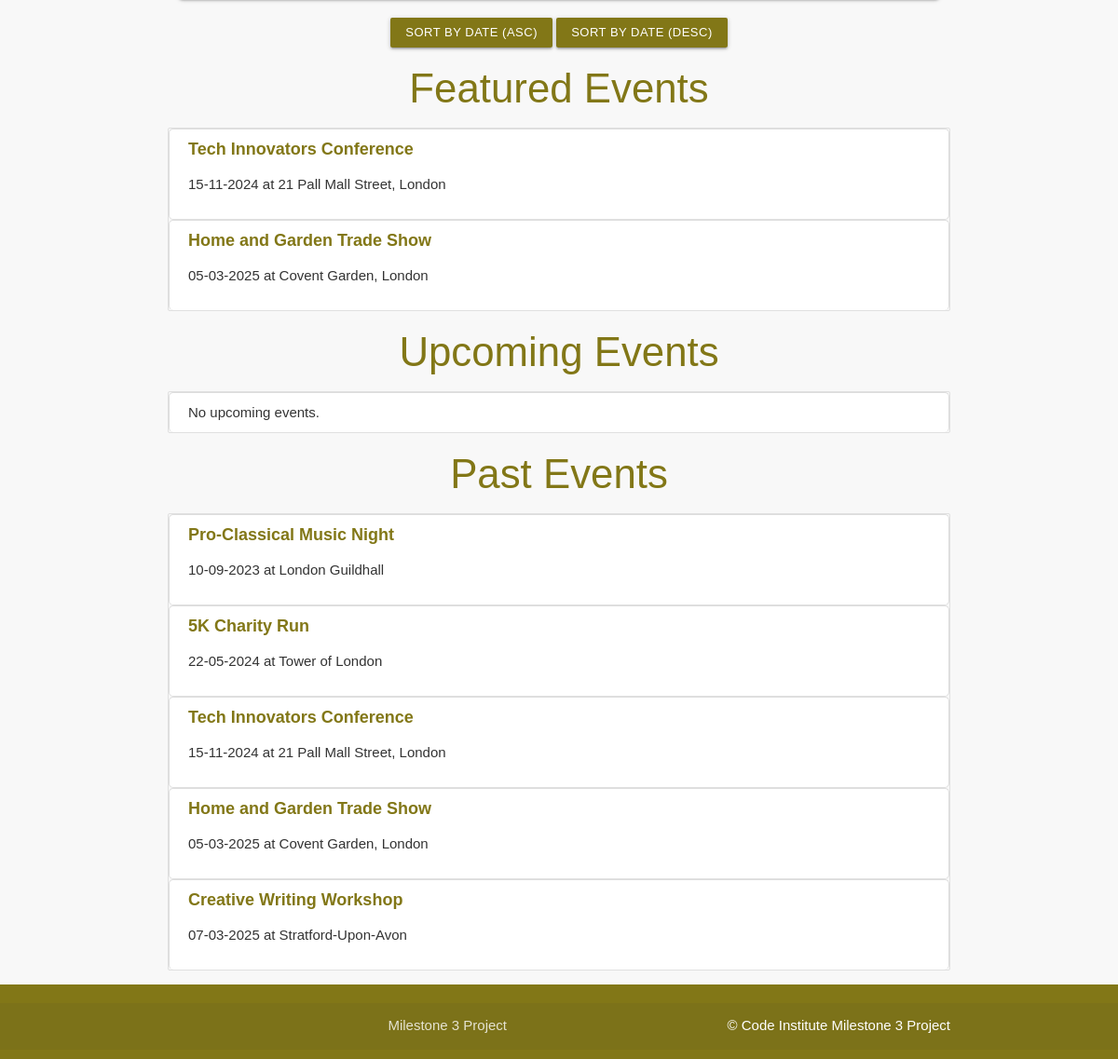
Before: / (lower part) with the older database file.
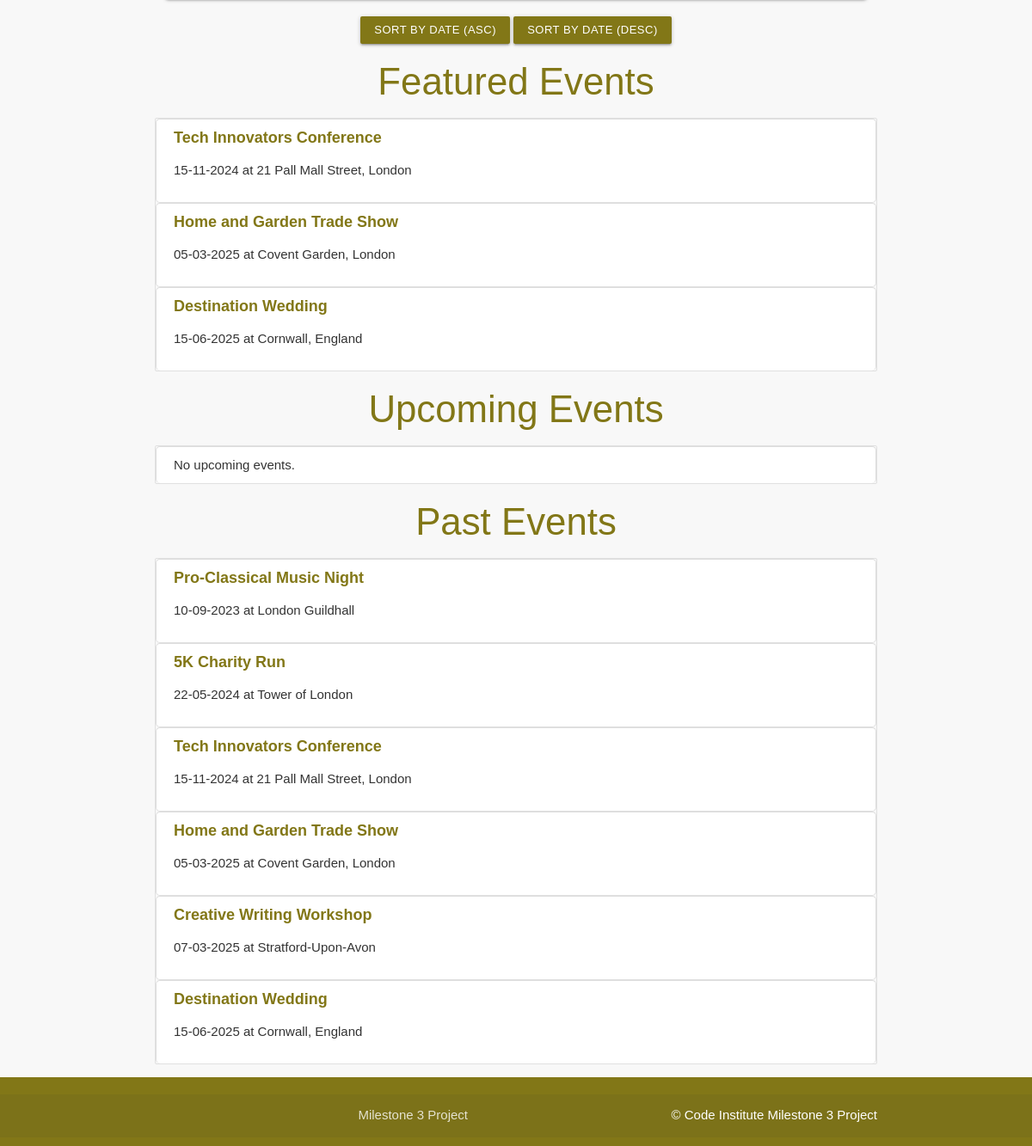
After: the same page with the newer database file.
### eventify/models.py (models this page shows, shortened)
class Event(db.Model):
    id = db.Column(db.Integer, primary_key=True)
    title = db.Column(db.String(100), unique=True, nullable=False)
    description = db.Column(db.Text, nullable=False)
    date = db.Column(db.DateTime, nullable=False)
    time = db.Column(db.String(8), nullable=False)
    location = db.Column(db.String(200), nullable=False)
    created_at = db.Column(db.DateTime, default=db.func.now(), nullable=False)
    featured = db.Column(db.Boolean, default=False)
    category_id = db.Column(db.Integer, db.ForeignKey('category.id'), nullable=True)
    image_file = db.Column(db.String(120), nullable=True)  # Ensure this line is included

### eventify/routes.py (the view)
@app.route("/")
def home():
    sort_by = request.args.get("sort_by", "date")  # Default sort by date
    order = request.args.get("order", "asc")  # Default order ascending
    now = datetime.now()
    featured_events = Event.query.filter_by(featured=True).order_by(Event.date.asc()).all()
    if sort_by == "date":
        if order == "asc":
            upcoming_events = Event.query.filter(Event.date >= now).order_by(Event.date.asc()).all()
            past_events = Event.query.filter(Event.date < now).order_by(Event.date.asc()).all()
        else:
            upcoming_events = Event.query.filter(Event.date >= now).order_by(Event.date.desc()).all()
            past_events = Event.query.filter(Event.date < now).order_by(Event.date.desc()).all()
    return render_template("events.html", upcoming_events=upcoming_events, past_events=past_events, featured_events=featured_events, user=current_user)

### eventify/__init__.py (called while the page is built, shortened)
@app.template_filter('dateformat')
def dateformat(value, format='%d-%m-%Y'):
    if value is None:
        return ""
    return value.strftime(format)

@app.context_processor
def inject_user():
    return dict(user=current_user)

### eventify/templates/events.html (shortened to what this page needs)
{% extends "base.html" %}
{% block content %}
    <div class="row center-align">
        <a href="{{ url_for('home', sort_by='date', order='asc') }}" class="btn-small lime darken-4">Sort by Date (Asc)</a>
        <a href="{{ url_for('home', sort_by='date', order='desc') }}" class="btn-small lime darken-4">Sort by Date (Desc)</a>
    </div>
    <h3 class="center-align lime-text text-darken-4">Featured Events</h3>
    <ul class="collection">
        {% if featured_events %}
            {% for event in featured_events %}
                <li class="collection-item">
                    <a href="{{ url_for('event_detail', event_id=event.id) }}" class="lime-text text-darken-4">{{ event.title }}</a>
                    <p>{{ event.date|dateformat }} at {{ event.location }}</p>
                </li>
            {% endfor %}
        {% else %}
            <li class="collection-item">No featured events.</li>
        {% endif %}
    </ul>
    <h3 class="center-align lime-text text-darken-4">Upcoming Events</h3>
    <ul class="collection">
        {% if upcoming_events %}
            {% for event in upcoming_events %}
                <li class="collection-item">
                    <a href="{{ url_for('event_detail', event_id=event.id) }}" class="lime-text text-darken-4">{{ event.title }}</a>
                    <p>{{ event.date|dateformat }} at {{ event.location }}</p>
                    <div class="right-align">
                        <a href="{{ url_for('edit_event', event_id=event.id) }}" class="btn-small lime darken-4">Edit</a>
                        <a href="{{ url_for('delete_event', event_id=event.id) }}" class="btn-small red darken-4" onclick="return confirm('Are you sure you want to delete this event?');">Delete</a>
                    </div>
                </li>
            {% endfor %}
        {% else %}
            <li class="collection-item">No upcoming events.</li>
        {% endif %}
    </ul>
    <h3 class="center-align lime-text text-darken-4">Past Events</h3>
    <ul class="collection">
        {% if past_events %}
            {% for event in past_events %}
                <li class="collection-item">
                    <a href="{{ url_for('event_detail', event_id=event.id) }}" class="lime-text text-darken-4">{{ event.title }}</a>
                    <p>{{ event.date|dateformat }} at {{ event.location }}</p>
                </li>
            {% endfor %}
        {% else %}
            <li class="collection-item">No past events.</li>
        {% endif %}
    </ul>
{% endblock %}

Changed rows visible on the page:
added Event: title "Destination Wedding", date "15-06-2025", location "Cornwall, England"
